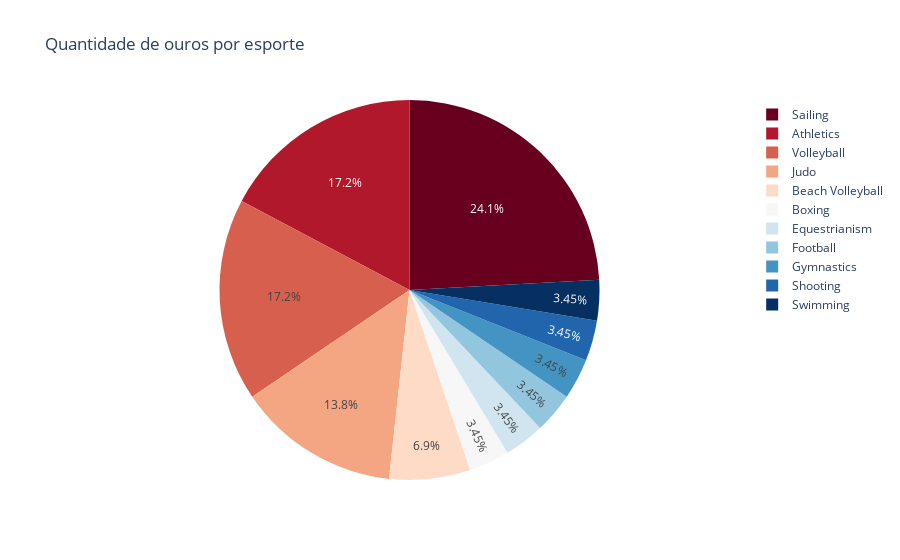

Here is the notebook cell this chart was saved with:
### Markdown cell above
Agora faça um gráfico de setores (pizza) mostrando a distribuição de medalhas de ouro do Brasil por esporte.

### Code cell
fig6 = px.pie(df_atletas_brasil_medalhas_evento_esporte_ouro, values='Quantity', names='Sport', title='Quantidade de ouros por esporte',
             color_discrete_sequence=px.colors.sequential.RdBu)
fig6.show()

### Figure 1 — Plotly figure (JSON) as saved in the notebook; plotly's stock layout.template omitted (floating-point values rounded to 4 significant figures)
{"data": [{"domain": {"x": [0, 1], "y": [0, 1]}, "hovertemplate": "Sport=%{label}<br>Quantity=%{value}<extra></extra>", "labels": ["Sailing", "Athletics", "Volleyball", "Judo", "Beach Volleyball", "Boxing", "Equestrianism", "Football", "Gymnastics", "Shooting", "Swimming"], "legendgroup": "", "name": "", "showlegend": true, "type": "pie", "values": [7, 5, 5, 4, 2, 1, 1, 1, 1, 1, 1]}], "layout": {"legend": {"tracegroupgap": 0}, "piecolorway": ["rgb(103,0,31)", "rgb(178,24,43)", "rgb(214,96,77)", "rgb(244,165,130)", "rgb(253,219,199)", "rgb(247,247,247)", "rgb(209,229,240)", "rgb(146,197,222)", "rgb(67,147,195)", "rgb(33,102,172)", "rgb(5,48,97)"], "title": {"text": "Quantidade de ouros por esporte"}}}
